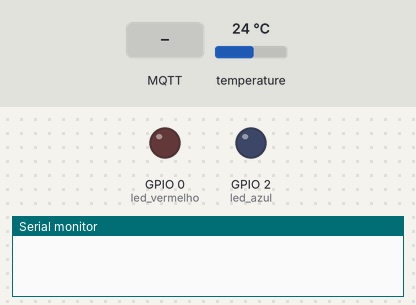
Recording of a sketch running on a simulated ESP8266 (NodeMCU). On the bench: output pins drawn as LEDs (lit = HIGH), the last lines printed to the serial monitor. Inputs (shaded band) come from the test bench; at power-on: temperature 24 °C. WiFi joins after 1.5 s; servers stay silent unless stated; no MQTT or app messages arrive unless stated.

Above: at 0.0 s.
At 2.31 s:
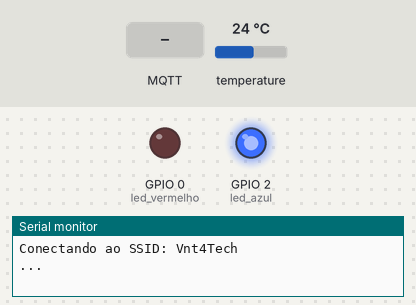
At 4.9 s:
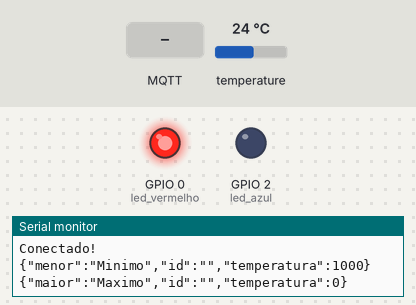
5.0 s: MQTT message "desligado" arrives on the first subscribed topic
Timing chart, 0 to 8.0 s (numbered marks = the images above; inputs shaded):
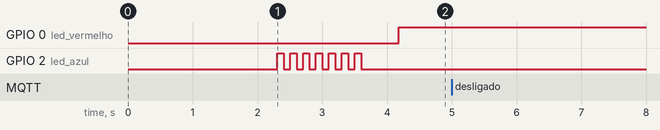

The sketch:

Exemplo14_MaxMinimo.ino
```cpp
/******************************************
  Venturus - Centro de Inovação Tecnológica

  Exemplo 14 - Versao temperatura Máxima e Mínima

  @Author: Pedro Dionísio
  @Date: Jan/2017
******************************************/
#include <ESP8266WiFi.h>
#include <PubSubClient.h>
#include <Wire.h>
#include <ArduinoJson.h>
#include "Adafruit_MCP9808.h"

// WiFi
char ssid[] = "Vnt4Tech";   // Nome da rede WiFi
char pass[] = "Vnt@Vnt4Tech#9";   // Senha

//Armazena a temperatura máxima e o usuário que enviou a temperatura máxima
float max_temp = 0;
String user_maxTemp;

//Armazena a temperatura mínima e o usuário que enviou a temperatura mínima
float min_temp = 1000;
String user_minTemp;

// Sensor de temperatura
Adafruit_MCP9808 sensor = Adafruit_MCP9808();

// Configuração do MQTT
WiFiClient wifiClient;
PubSubClient mqttClient(wifiClient);
const char topico[] = "v4tech/chat";
const char usuario[] = "v4tech_vntpejr1";

// IOT ECLIPSE SERVER
char mqttServer[] = "iot.eclipse.org";

// funções
void analisaJson(String json);
void enviaJson();
void ligaLed(int porta);
void desligaLed(int porta);
void inverteLed(int porta);
void atualiza_led();
void atualiza_status();
void setup_wifi();
void conectaMqtt();

void enviaMaximo();
void enviaMinimo();

// led pode ser: 0 desligado, 1 ligado, 2 piscando
int ledState = 0;
int intervaloPisca = 1000;  // padrão 1 segundo
int ultimoPisca = 0;

// status da placa
int intervaloStatus = 5000; // padrão 5 segundos
int ultimoStatus = 0;

void setup() {
  pinMode(0, OUTPUT);     // led vermelho
  pinMode(2, OUTPUT);     // led azul

  Serial.begin(115200);
  delay(2000);  // aguarde porta serial funcionar

  // inicia wifi
  setup_wifi();

  // inicializa comunicação com sensor de temperatura
  if (!sensor.begin()) {
    Serial.println("Sensor de temperatura não encontrado!");
    while (1);
  }

  // inicializa sensor
  sensor.shutdown_wake(0);

  // inicia cliente mqtt
  mqttClient.setServer(mqttServer, 1883);
  mqttClient.setCallback(callback);
}

void loop() {

  // se perder conexão, tente novamente
  if (WiFi.status() != WL_CONNECTED) {
    setup_wifi();
  }

  // reconecte-se ao servidor se MQTT estiver desconectado
  if (!mqttClient.connected()) {
    conectaMqtt();
  }
  // função loop deve ser chamada para receber mensagens
  mqttClient.loop();

  // atualiza estado do led
  atualiza_led();

  // atualiza status do sistema
  atualiza_status();
}

void callback(char* topic, byte* payload, unsigned int length) {

  // transforma o payload em string
  char content[200];
  int i = 0;
  for (i = 0; i < length; i++) {
    content[i] = (char) payload[i];
  }
  content[i] = '\0';
/*
  Serial.print("Nova mensagem no topico: ");
  Serial.println(topic);
  Serial.print("Mensagem: ");
  Serial.println(content);
*/
  analisaJson(content);
}

void setup_wifi() {
  Serial.println();
  Serial.print("Conectando ao SSID: ");
  Serial.println(ssid);

  WiFi.disconnect();
  delay(200);

  WiFi.begin(ssid, pass);

  while (WiFi.status() != WL_CONNECTED) {
    delay(100);
    inverteLed(2); // pisca led azul
    Serial.print(".");
  }

  // led azul ligado quando conectar na rede
  ligaLed(2);

  Serial.println("");
  Serial.println("Conectado ao WiFi!");
  Serial.print("Endereço IP: ");
  Serial.println(WiFi.localIP());
}

void conectaMqtt() {
  while (!mqttClient.connected()) {
    Serial.println("Tentando conexão com Broker MQTT...");

    // conecta e insere um id qualquer (coloque seu nome, pois o servidor pode bloquear ids duplicados)
    if (mqttClient.connect(usuario)) {
      Serial.println("Conectado!");

      // faz subscribe no topico principal e já envia status
      mqttClient.subscribe(topico);

      enviaJson();
    } else {
      Serial.println("Ocorreu um erro na tentativa de conexão: ");
      Serial.println(mqttClient.state());
      Serial.println("Tentando novamente em 5 segundos...");
      delay(5000);
    }
  }
}

// recebe um Json da serial e extrai as informações
// {"status":0} -> Deve retornar um json completo com temperatura e estado do LED
// {"seta_led":ESTADO} -> liga ou desliga o LED. Valores: ligado, desligado, piscando
// {"pisca_led":MILLIS} -> led fica piscando. Valores: delay em millis (1000 = 1 segundo)
void analisaJson(String json) {
  StaticJsonBuffer<200> jsonBuffer;
  JsonObject& buffer = jsonBuffer.parseObject(json);

  if (!buffer.success()) {
    Serial.println("Json apresenta erros..");
    return;
  }

  // Verifica se recebeu temperatura
  if (buffer.containsKey("id") && buffer.containsKey("temperatura")) {
    //Serial.println("Recebido temperatura");
    String nome = buffer["id"];
    float temp = buffer["temperatura"];

    //Verifica se temperatura recebida é maior que a armazenada
    if( temp > max_temp )
    {
        max_temp = temp;      //Atualiza temperatura máxima
        user_maxTemp = nome;  //Atualiza nome do usuário
        enviaMaximo();        //Envia pela serial as informações
    }

    //Verifica se temperatura recebida é inferior a armazenada
    if( temp < min_temp ) {
      min_temp = temp;        //Atualiza a temperatura mínima
      user_minTemp = nome;    //Atualiza nome do usuário
      enviaMinimo();          //Envia pela serial as informações
    }
  }

  // atualiza estado do led
  if (buffer.containsKey("status")) {
    // retorna status via Web (MQTT)
    enviaJson();

    //Reinicia os dados, para capturar novamente a máxima e mínima
    Serial.print("Reinicia dados");
    Serial.println();
    min_temp = 1000;
    max_temp = -1;
    user_minTemp = "";
    user_maxTemp = "";
  }

  // atualiza estado do led
  if (buffer.containsKey("seta_led")) {
    String lamp = buffer["seta_led"];
    if (lamp == "desligado") {
      ledState = 0;
    } else if (lamp == "ligado") {
      ledState = 1;
    } else if (lamp == "piscando") {
      ledState = 2;
    }

    // retorna estado do led
    enviaJson();
  }

  // pisca se for necessário
  if (buffer.containsKey("pisca_led")) {
    intervaloPisca = buffer["pisca_led"];
    ledState = 2;

    // retorna estado do led
    enviaJson();
  }
}

//Monta a String Json com os dados da temperatura máxima e envia pela porta Serial
void enviaMaximo()
{
  StaticJsonBuffer<200> jsonBuffer;
  JsonObject& buffer = jsonBuffer.createObject();

  // monta json
  buffer["maior"] = "Maximo";
  buffer["id"] = user_maxTemp;
  buffer["temperatura"] = max_temp;
  buffer.printTo(Serial);
  Serial.println();
}

//Monta a String Json com os dados da temperatura mínima e envia pela porta Serial
void enviaMinimo()
{
  StaticJsonBuffer<200> jsonBuffer;
  JsonObject& buffer = jsonBuffer.createObject();

  // monta json
  buffer["menor"] = "Minimo";
  buffer["id"] = user_minTemp;
  buffer["temperatura"] = min_temp;
  buffer.printTo(Serial);
  Serial.println();
}

// envia um json completo
// {"led":ESTADO,"temperatura¨:VALOR} -> ESTADO  "ligado", "desligado", "piscando"
void enviaJson() {
  String lampada = "";

  StaticJsonBuffer<200> jsonBuffer;
  JsonObject& buffer = jsonBuffer.createObject();

  // define a string do estado do led
  switch (ledState) {
    case 0:
      lampada = "desligado";
      break;
    case 1:
      lampada = "ligado";
      break;
    case 2:
      lampada = "piscando";
      break;
  }

  // le sensor de temperatura
  sensor.shutdown_wake(0);
  delay(200);
  float temp = sensor.readTempC();
  delay(200);
  sensor.shutdown_wake(1);
  // monta json
  buffer["led"] = lampada;
  buffer["temperatura"] = temp;

  // envia para broker
  char mensagem[100];
  buffer.printTo(mensagem, sizeof(mensagem));
  mqttClient.publish(topico, mensagem, false);

  enviaMinimo();
  enviaMaximo();

}

// função liga o led da porta
void ligaLed(int porta) {
  digitalWrite(porta, LOW);
}

// função desliga o led da porta
void desligaLed(int porta) {
  digitalWrite(porta, HIGH);
}

// inverte estado do led da porta
void inverteLed(int porta) {
  digitalWrite(porta, !digitalRead(porta));
}

// liga, desliga ou faz led piscar
void atualiza_led() {

  // define a string do estado do led
  switch (ledState) {
    case 0:
      desligaLed(0);
      break;
    case 1:
      ligaLed(0);
      break;
    case 2:
      if (millis() - ultimoPisca > intervaloPisca) {
        ultimoPisca = millis();
        inverteLed(0);
      }
      break;
  }
}

// envia status para Broker em intervalos de tempo
void atualiza_status() {
  if (millis() - ultimoStatus > intervaloStatus) {
    ultimoStatus = millis();
    enviaJson();
  }
}
```
